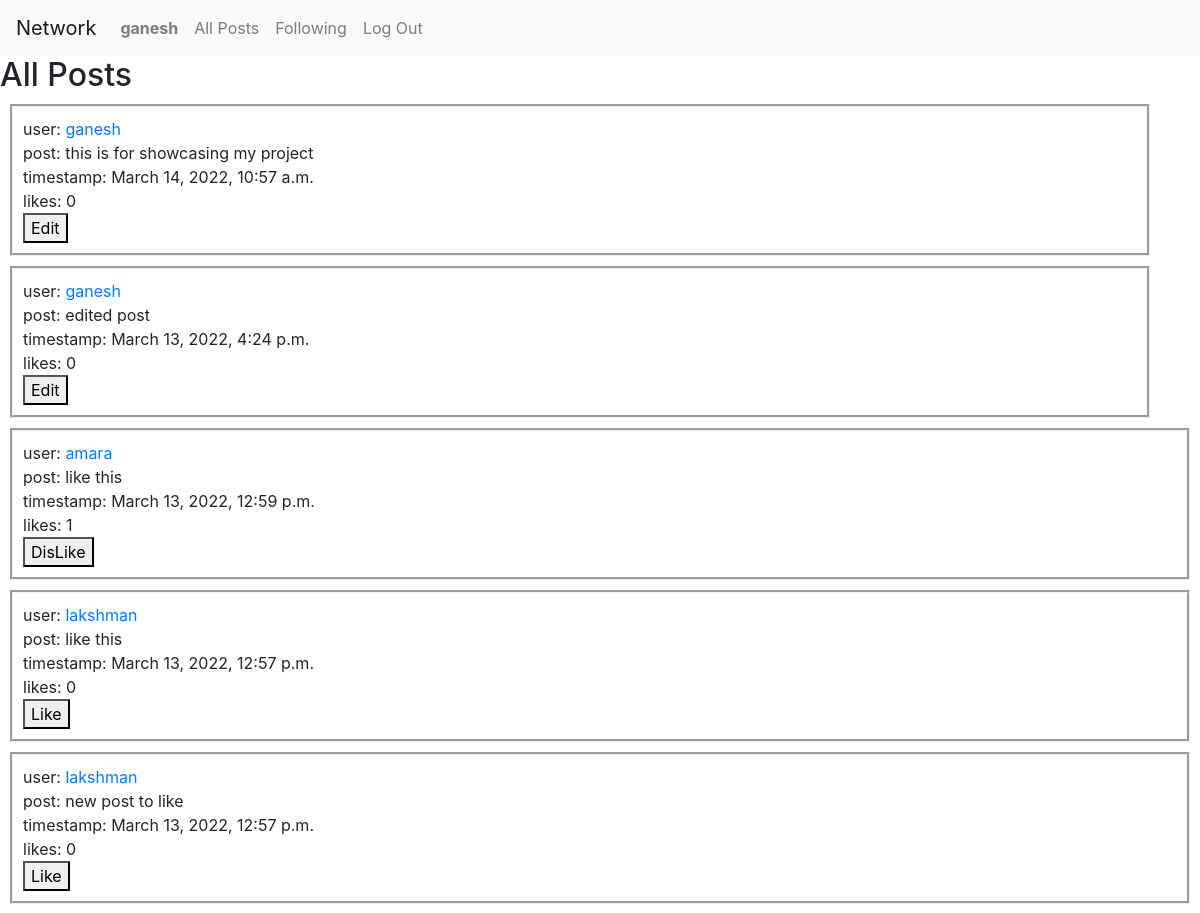
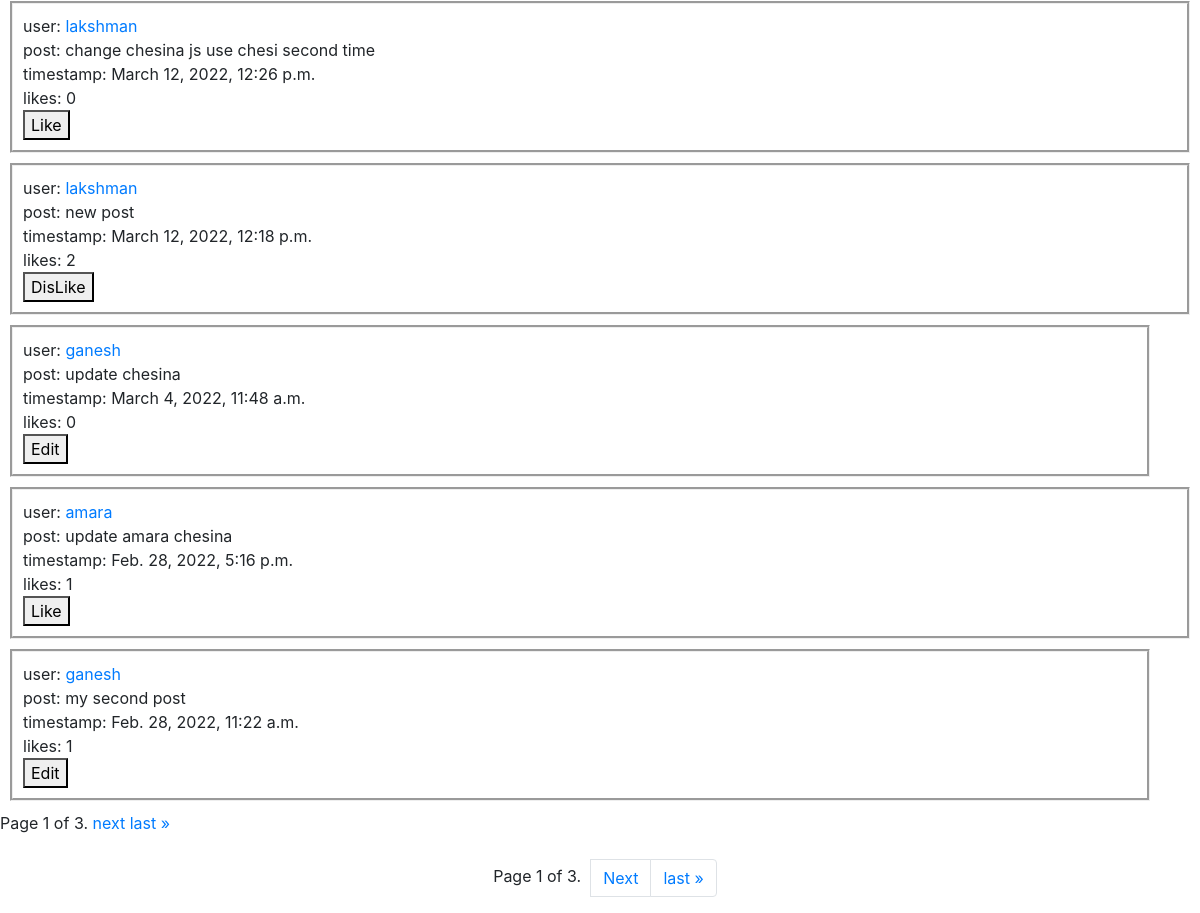
Page /allposts (signed in) on the committed database (2 pictures, top to bottom).
### network/models.py (models this page shows, shortened)
class User(AbstractUser):
    followers = models.ManyToManyField('self', symmetrical=False,
                                       blank=True)

class Post(models.Model):
    user = models.ForeignKey(
        User, on_delete=models.CASCADE, null=True, related_name="User")
    post = models.TextField()
    datetime = models.DateTimeField(auto_now_add=True, editable=False)
    likes = models.PositiveIntegerField(default=0)
    def __str__(self):
        return f"post{self.id}"

### network/views.py (the view)
# urls.py: path("allposts", views.allposts, name="allposts"),
def allposts(request):
    objects = Post.objects.all().order_by('-datetime')
    if request.user.is_authenticated:
        likes = Like.objects.filter(user=request.user)
        print(likes)
        likedposts = []
        for like in likes:
            print(like)
            likedposts.append(like.post)
    else:
        likedposts = []
    paginator = Paginator(objects, 10)
    page_number = request.GET.get('page')
    page_obj = paginator.get_page(page_number)
    return render(request, "network/allposts.html", {
        "posts": page_obj,
        "likedposts": likedposts
    })

### network/models.py (called while the page is built)
    def __str__(self):
        return f"{self.user} liked {self.post}"

### network/templates/network/allposts.html (shortened to what this page needs)
{% extends "network/layout.html" %}
{% load static %}
{% block body %}
    <h2>All Posts</h2>
    {% for post in posts %}
    {% if post.user == request.user %}
    <div class="container">
        <div class="posts">
            user: <a href="{% url 'profile' post.user.id %}">{{ post.user }}</a> <br>post: {{ post.post }} <br>timestamp: {{ post.datetime }} <br>likes: {{post.likes}}
            <br>
            <button class="button">Edit</button>
        </div>
    </div>
    {% else %}
    <div class="showposts">
        user: <a href="{% url 'profile' post.user.id %}">{{ post.user }}</a> <br>post: {{ post.post }} <br>timestamp: {{ post.datetime }} <br>likes: {{post.likes}}
            <br>
            {% if request.user.is_authenticated %}
            {% if post in likedposts %}
            <button class="button" value="{{post.id}}">DisLike</button>
            {% else %}
            <button class="button" value="{{post.id}}">Like</button>
            {% endif %}
            {% endif %}
    </div>
    {% endif %}
    {% endfor %}
    <div class="pagination">
        <span class="step-links">
            <span class="current">
                Page {{ posts.number }} of {{ posts.paginator.num_pages }}.
            </span>
            {% if posts.has_next %}
                <a href="?page={{ posts.next_page_number }}">next</a>
                <a href="?page={{ posts.paginator.num_pages }}">last &raquo;</a>
            {% endif %}
        </span>
    </div>
    <br>
    <nav aria-label="Page navigation example">
        <ul class="pagination justify-content-center">
          <div style="padding-left: 10px; padding-top: 5px; padding-right: 10px;"> Page {{ posts.number }} of {{ posts.paginator.num_pages }}. </div>
          {% if posts.has_next %}
          <li class="page-item"><a class="page-link" href="?page={{ posts.next_page_number }}">Next</a></li>
          <li class="page-item"><a class="page-link" href="?page={{ posts.paginator.num_pages }}">last &raquo;</a></li>
          {% endif %}
        </ul>
    </nav>
{% endblock %}

### network/templates/network/layout.html (shortened to what this page needs)
{% load static %}
<!DOCTYPE html>
<html lang="en">
    <head>
        <link rel="stylesheet" href="https://stackpath.bootstrapcdn.com/bootstrap/4.4.1/css/bootstrap.min.css">
        <link href="{% static 'network/styles.css' %}" rel="stylesheet">
    </head>
    <body>
        <nav class="navbar navbar-expand-lg navbar-light bg-light">
            <a class="navbar-brand" href="{% url 'index' %}">Network</a>
            <div>
              <ul class="navbar-nav mr-auto">
                {% if user.is_authenticated %}
                    <li class="nav-item">
                        <a class="nav-link" href="#"><strong>{{ user.username }}</strong></a>
                    </li>
                {% endif %}
                <li class="nav-item">
                  <a id="allposts" class="nav-link" href="{% url 'allposts' %}">All Posts</a>
                </li>
                {% if user.is_authenticated %}
                    <li class="nav-item">
                        <a class="nav-link" href="{% url 'following' %}">Following</a>
                    </li>
                    <li class="nav-item">
                        <a class="nav-link" href="{% url 'logout' %}">Log Out</a>
                    </li>
                {% endif %}
              </ul>
            </div>
          </nav>
        <div class="body">
            {% block body %}
            {% endblock %}
        </div>
    </body>
</html>

### network/static/network/styles.css (style rules this page uses)
.post, .container, .showposts { margin: 10px; border-style: groove; padding-top: 10px; padding-right: 10px; padding-bottom: 10px; padding-left: 10px; }

### rows in the picture
User: username "ganesh"
Post: user "ganesh", post "this is for showcasing my project", datetime "March 14, 2022, 10:57 a.m.", likes "0"
Post: user "ganesh", post "edited post", datetime "March 13, 2022, 4:24 p.m.", likes "0"
Post: user "amara", post "like this", datetime "March 13, 2022, 12:59 p.m.", likes "1", {{ post.id }} 19 (drawn)
Post: user "lakshman", post "like this", datetime "March 13, 2022, 12:57 p.m.", likes "0", {{ post.id }} 18 (drawn)
Post: user "lakshman", post "new post to like", datetime "March 13, 2022, 12:57 p.m.", likes "0", {{ post.id }} 17 (drawn)
Post: user "lakshman", post "change chesina js use chesi second time", datetime "March 12, 2022, 12:26 p.m.", likes "0", {{ post.id }} 16 (drawn)
Post: user "lakshman", post "new post", datetime "March 12, 2022, 12:18 p.m.", likes "2", {{ post.id }} 15 (drawn)
Post: user "ganesh", post "update chesina", datetime "March 4, 2022, 11:48 a.m.", likes "0"
Post: user "amara", post "update amara chesina", datetime "Feb. 28, 2022, 5:16 p.m.", likes "1", {{ post.id }} 13 (drawn)
Post: user "ganesh", post "my second post", datetime "Feb. 28, 2022, 11:22 a.m.", likes "1"

### other values in the picture
{{ posts.number }} "1"
{{ posts.paginator.num_pages }} "3"
